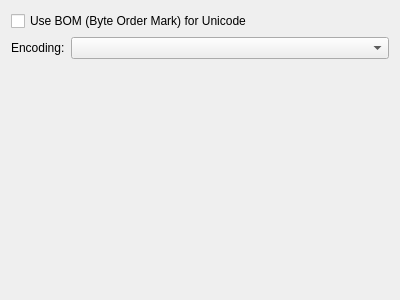
<?xml version="1.0" encoding="UTF-8"?>
<ui version="4.0">
 <class>SetupTabFont</class>
 <widget class="QWidget" name="SetupTabFont">
  <property name="geometry">
   <rect>
    <x>0</x>
    <y>0</y>
    <width>400</width>
    <height>300</height>
   </rect>
  </property>
  <property name="windowTitle">
   <string>Form</string>
  </property>
  <layout class="QGridLayout" name="gridLayout">
   <item row="0" column="0" colspan="2">
    <widget class="QCheckBox" name="checkBoxBom">
     <property name="text">
      <string>Use BOM (Byte Order Mark) for Unicode</string>
     </property>
    </widget>
   </item>
   <item row="1" column="1">
    <widget class="QComboBox" name="comboBoxEncoding">
     <property name="sizePolicy">
      <sizepolicy hsizetype="Expanding" vsizetype="Fixed">
       <horstretch>0</horstretch>
       <verstretch>0</verstretch>
      </sizepolicy>
     </property>
    </widget>
   </item>
   <item row="1" column="0">
    <widget class="QLabel" name="label">
     <property name="text">
      <string>Encoding:</string>
     </property>
    </widget>
   </item>
   <item row="2" column="0">
    <spacer name="verticalSpacer">
     <property name="orientation">
      <enum>Qt::Vertical</enum>
     </property>
     <property name="sizeHint" stdset="0">
      <size>
       <width>20</width>
       <height>40</height>
      </size>
     </property>
    </spacer>
   </item>
  </layout>
 </widget>
 <resources/>
 <connections/>
</ui>
